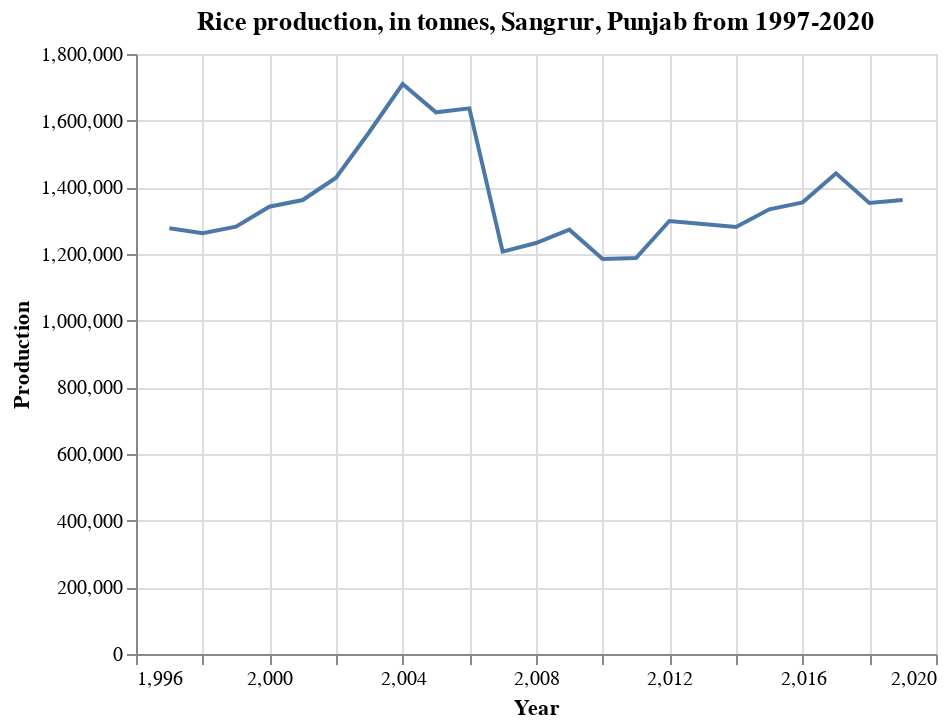

Source (notebook cell):
### Markdown cell above
### SANGRUR

### Code cell
df_pj_sa = df_pj_rice.loc[df['District'] == 'SANGRUR']

alt.Chart(df_pj_sa).mark_line().encode(
    x='Year',
    y=('Production')
).properties(
    title='Rice production, in tonnes, Sangrur, Punjab from 1997-2020')

### Figure 1 — Vega-Lite specification as saved in the notebook (floating-point values rounded to 4 significant figures)
{"$schema": "https://vega.github.io/schema/vega-lite/v4.17.0.json", "config": {"view": {"continuousHeight": 300, "continuousWidth": 400}}, "data": {"name": "data-bd94172e1d3d6d46957a89693e02ffa7"}, "datasets": {"data-bd94172e1d3d6d46957a89693e02ffa7": [{"Area": 349000, "Area Units": "Hectare", "Crop": "Rice", "District": "SANGRUR", "Production": 1362000, "Production Units": "Tonnes", "Season": "Kharif", "State": "Punjab", "Year": 2001, "Yield": 3.903}, {"Area": 352000, "Area Units": "Hectare", "Crop": "Rice", "District": "SANGRUR", "Production": 1429000, "Production Units": "Tonnes", "Season": "Kharif", "State": "Punjab", "Year": 2002, "Yield": 4.06}, {"Area": 366000, "Area Units": "Hectare", "Crop": "Rice", "District": "SANGRUR", "Production": 1566000, "Production Units": "Tonnes", "Season": "Kharif", "State": "Punjab", "Year": 2003, "Yield": 4.279}, {"Area": 367000, "Area Units": "Hectare", "Crop": "Rice", "District": "SANGRUR", "Production": 1710000, "Production Units": "Tonnes", "Season": "Kharif", "State": "Punjab", "Year": 2004, "Yield": 4.659}, {"Area": 367000, "Area Units": "Hectare", "Crop": "Rice", "District": "SANGRUR", "Production": 1625000, "Production Units": "Tonnes", "Season": "Kharif", "State": "Punjab", "Year": 2005, "Yield": 4.428}, {"Area": 362000, "Area Units": "Hectare", "Crop": "Rice", "District": "SANGRUR", "Production": 1637000, "Production Units": "Tonnes", "Season": "Kharif", "State": "Punjab", "Year": 2006, "Yield": 4.522}, {"Area": 262000, "Area Units": "Hectare", "Crop": "Rice", "District": "SANGRUR", "Production": 1207000, "Production Units": "Tonnes", "Season": "Kharif", "State": "Punjab", "Year": 2007, "Yield": 4.607}, {"Area": 267000, "Area Units": "Hectare", "Crop": "Rice", "District": "SANGRUR", "Production": 1233000, "Production Units": "Tonnes", "Season": "Kharif", "State": "Punjab", "Year": 2008, "Yield": 4.618}, {"Area": 271000, "Area Units": "Hectare", "Crop": "Rice", "District": "SANGRUR", "Production": 1273000, "Production Units": "Tonnes", "Season": "Kharif", "State": "Punjab", "Year": 2009, "Yield": 4.697}, {"Area": 272000, "Area Units": "Hectare", "Crop": "Rice", "District": "SANGRUR", "Production": 1185000, "Production Units": "Tonnes", "Season": "Kharif", "State": "Punjab", "Year": 2010, "Yield": 4.357}, {"Area": 274000, "Area Units": "Hectare", "Crop": "Rice", "District": "SANGRUR", "Production": 1188000, "Production Units": "Tonnes", "Season": "Kharif", "State": "Punjab", "Year": 2011, "Yield": 4.336}, {"Area": 276000, "Area Units": "Hectare", "Crop": "Rice", "District": "SANGRUR", "Production": 1299000, "Production Units": "Tonnes", "Season": "Kharif", "State": "Punjab", "Year": 2012, "Yield": 4.707}, {"Area": 273000, "Area Units": "Hectare", "Crop": "Rice", "District": "SANGRUR", "Production": 1290000, "Production Units": "Tonnes", "Season": "Kharif", "State": "Punjab", "Year": 2013, "Yield": 4.725}, {"Area": 271000, "Area Units": "Hectare", "Crop": "Rice", "District": "SANGRUR", "Production": 1281000, "Production Units": "Tonnes", "Season": "Kharif", "State": "Punjab", "Year": 2014, "Yield": 4.727}, {"Area": 274000, "Area Units": "Hectare", "Crop": "Rice", "District": "SANGRUR", "Production": 1334000, "Production Units": "Tonnes", "Season": "Kharif", "State": "Punjab", "Year": 2015, "Yield": 4.869}, {"Area": 278000, "Area Units": "Hectare", "Crop": "Rice", "District": "SANGRUR", "Production": 1355000, "Production Units": "Tonnes", "Season": "Kharif", "State": "Punjab", "Year": 2016, "Yield": 4.874}, {"Area": 284000, "Area Units": "Hectare", "Crop": "Rice", "District": "SANGRUR", "Production": 1442000, "Production Units": "Tonnes", "Season": "Kharif", "State": "Punjab", "Year": 2017, "Yield": 5.077}, {"Area": 287000, "Area Units": "Hectare", "Crop": "Rice", "District": "SANGRUR", "Production": 1353000, "Production Units": "Tonnes", "Season": "Kharif", "State": "Punjab", "Year": 2018, "Yield": 4.714}, {"Area": 289000, "Area Units": "Hectare", "Crop": "Rice", "District": "SANGRUR", "Production": 1362000, "Production Units": "Tonnes", "Season": "Kharif", "State": "Punjab", "Year": 2019, "Yield": 4.713}, {"Area": 333000, "Area Units": "Hectare", "Crop": "Rice", "District": "SANGRUR", "Production": 1277000, "Production Units": "Tonnes", "Season": "Kharif", "State": "Punjab", "Year": 1997, "Yield": 3.835}, {"Area": 353000, "Area Units": "Hectare", "Crop": "Rice", "District": "SANGRUR", "Production": 1262000, "Production Units": "Tonnes", "Season": "Kharif", "State": "Punjab", "Year": 1998, "Yield": 3.575}, {"Area": 360000, "Area Units": "Hectare", "Crop": "Rice", "District": "SANGRUR", "Production": 1282000, "Production Units": "Tonnes", "Season": "Kharif", "State": "Punjab", "Year": 1999, "Yield": 3.561}, {"Area": 357000, "Area Units": "Hectare", "Crop": "Rice", "District": "SANGRUR", "Production": 1342000, "Production Units": "Tonnes", "Season": "Kharif", "State": "Punjab", "Year": 2000, "Yield": 3.759}]}, "encoding": {"x": {"field": "Year", "type": "quantitative"}, "y": {"field": "Production", "type": "quantitative"}}, "mark": "line", "title": "Rice production, in tonnes, Sangrur, Punjab from 1997-2020"}
